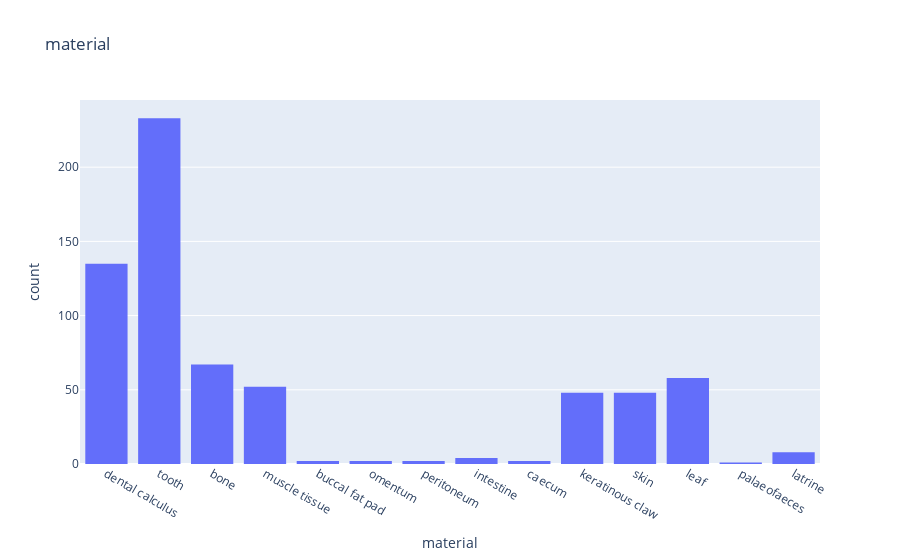

The notebook cell this image was saved under:
### Code cell
fig = px.histogram(aMetagenomes_metadata, x="material",title="material")
fig.show()

### Figure 1 — Plotly figure (JSON) as saved in the notebook; plotly's stock layout.template omitted (floating-point values rounded to 4 significant figures; data arrays with more than 128 entries replaced by an {"elided": "..."} marker saying what was removed)
{"data": [{"alignmentgroup": "True", "bingroup": "x", "hovertemplate": "material=%{x}<br>count=%{y}<extra></extra>", "legendgroup": "", "marker": {"color": "#636efa"}, "name": "", "offsetgroup": "", "orientation": "v", "showlegend": false, "type": "histogram", "x": {"elided": "662 str values"}, "xaxis": "x", "yaxis": "y"}], "layout": {"barmode": "relative", "legend": {"tracegroupgap": 0}, "title": {"text": "material"}, "xaxis": {"anchor": "y", "domain": [0, 1], "title": {"text": "material"}}, "yaxis": {"anchor": "x", "domain": [0, 1], "title": {"text": "count"}}}}
